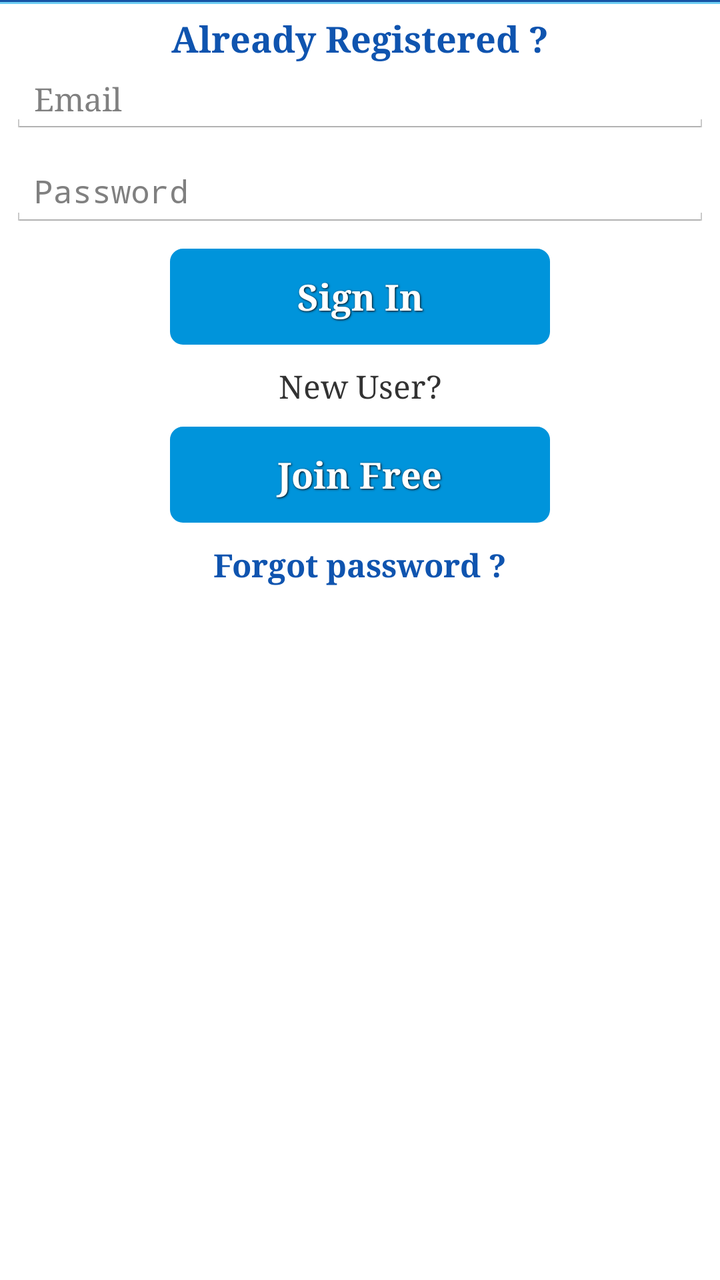
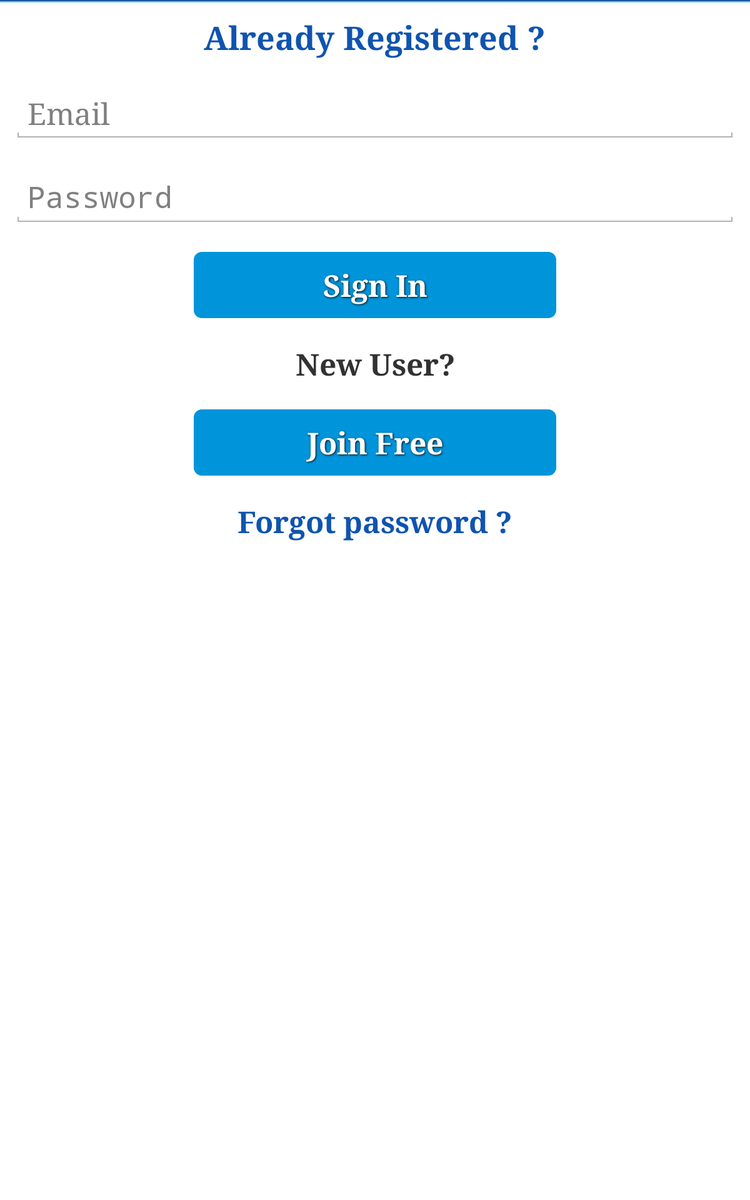

The same Android screen from two of the app's own layout files: first res/layout/ as a phone draws it, then the repository's variant for another configuration, drawn on a device whose configuration selects that folder. Both files follow.
<!-- AndroidManifest.xml: application theme MyTheme -->
<!-- res/layout/activity_login.xml -->
<RelativeLayout
    android:layout_height="match_parent"
    android:layout_width="match_parent"
    android:id="@+id/drawer_layout"
    android:background="@android:color/white"
    xmlns:android="http://schemas.android.com/apk/res/android"
    xmlns:tools="http://schemas.android.com/tools">

    <ScrollView
        android:id="@+id/scrollme"
        android:background="@android:color/white"
        android:layout_width="match_parent"
        android:layout_height="wrap_content">

        <RelativeLayout
            android:background="@android:color/white"
            android:layout_width="match_parent"
            android:layout_height="match_parent">

        <View
            android:id="@+id/view"
            android:layout_width="fill_parent"
            android:layout_height="1dp"
            android:background="#1653A4"/>

        <View
            android:id="@+id/view1"
            android:layout_below="@+id/view"
            android:layout_width="fill_parent"
            android:layout_height="1dp"
            android:background="#6ECEF4"/>

        <LinearLayout
            android:id="@+id/linear1"
            android:layout_below="@+id/view1"
            android:padding="5dp"
            android:layout_width="match_parent"
            android:layout_height="match_parent"
            android:orientation="vertical"
            tools:context="jimtrade.com.jimtrade.LoginActivity">


                <TextView
                    android:id="@+id/already"
                    android:textStyle="bold"
                    android:gravity="center"
                    android:layout_gravity="center"
                    android:text="@string/already_register"
                    android:textSize="18dp"
                    android:layout_width="wrap_content"
                    android:layout_height="wrap_content"
                    android:textColor="#0F54AF" />

            <EditText
                android:id="@+id/edt1"
                android:textSize="16dp"
                android:hint="Email"
                android:inputType="textEmailAddress"
                android:layout_width="match_parent"
                android:layout_height="wrap_content" />


            <EditText
                android:id="@+id/edt2"
                android:inputType="textPassword"
                android:textSize="16dp"
                android:layout_marginTop="10dp"
                android:hint="Password"
                android:layout_width="match_parent"
                android:layout_height="wrap_content" />



            <Button
                android:id="@+id/button1"
                android:text="  Sign In  "
                style="@style/button_text"
                android:layout_marginTop="10dp"
                android:background="@drawable/layout_bg"
                />

            <TextView
                android:layout_marginTop="10dp"
                android:text="New User?"
                android:gravity="center"
                android:textSize="16dp"
                android:layout_width="match_parent"
                android:layout_height="wrap_content" />

            <Button

                android:id="@+id/new_mem"
                android:layout_marginTop="10dp"
                style="@style/button_text"
                android:text="Join Free"
                android:background="@drawable/layout_bg"
                />



            <TextView
                android:id="@+id/forgotpassword"
                android:text="@string/log_forgot_password"
                android:textStyle="bold"
                android:layout_gravity="center"
                android:textSize="16dp"
                android:layout_marginTop="10dp"
                android:layout_width="wrap_content"
                android:layout_height="wrap_content"
                android:textColor="#0F54AF" />

        </LinearLayout>

            <Button
                android:id="@+id/skip"
                style="@style/button_text"
                android:layout_marginTop="5dp"
                android:layout_below="@+id/linear1"
                android:visibility="gone"
                android:text="Skip Login"
                android:background="@drawable/layout_bg"
               />

        </RelativeLayout>

    </ScrollView>

</RelativeLayout>
<!-- resources referenced by this layout -->
<resources>
  <!-- drawable layout_bg (drawable) -->
  <?xml version="1.0" encoding="utf-8" ?>
  <selector xmlns:android="http://schemas.android.com/apk/res/android">
      <item android:state_pressed="true" >
          <shape>
              <solid
                  android:color="#0094DB" />
              <stroke
                  android:width="1dp"
                  android:color="#0094DB" />
              <corners
                  android:radius="6dp" />
              <padding
                  android:left="10dp"
                  android:top="10dp"
                  android:right="10dp"
                  android:bottom="10dp" />
          </shape>
      </item>
      <item>
          <shape>
              <gradient
                  android:startColor="#0094DB"
                  android:endColor="#0094DB"
                  android:angle="270" />
              <stroke
                  android:width="1dp"
                  android:color="#0094DB" />
              <corners
                  android:radius="6dp" />
              <padding
                  android:left="10dp"
                  android:top="10dp"
                  android:right="10dp"
                  android:bottom="10dp" />
          </shape>
      </item>
  </selector>
  <string name="already_register">Already Registered ?</string>
  <string name="log_forgot_password">Forgot password ?</string>
  <!-- from res/values-normal/ -->
  <style name="button_text">
          <item name="android:layout_centerHorizontal">true</item>
          <item name="android:textColor">@android:color/white</item>
          <item name="android:textSize">18dp</item>
          <item name="android:textStyle">bold</item>
          <item name="android:layout_height">wrap_content</item>
          <item name="android:layout_gravity">center_horizontal</item>
          <item name="android:layout_width">190dp</item>
          <item name="android:shadowColor">#000000</item>
          <item name="android:shadowDx">1</item>
          <item name="android:shadowDy">1</item>
          <item name="android:shadowRadius">2</item>
      </style>
  <!-- from res/values-normal/ -->
  <style name="MyTheme" parent="@android:style/Theme.Holo.Light">
          <item name="android:actionBarStyle">@style/MyActionBar</item>
          <item name="android:typeface">serif</item>
          <item name="android:actionButtonStyle">@style/ActionButtonStyle</item>
      </style>
  <!-- from res/values-normal/ -->
  <style name="MyActionBar" parent="@android:style/Widget.Holo.Light.ActionBar">
          <item name="android:background">@android:color/white</item>
          <item name="android:displayOptions">showHome|homeAsUp|showTitle</item>
          <item name="displayOptions">showHome|homeAsUp|showTitle</item>
          <item name="android:icon">@android:color/transparent</item>
          <item name="android:titleTextStyle">@style/MyTheme.ActionBar.TitleTextStyle</item>
  
      </style>
  <!-- from res/values-normal/ -->
  <style name="ActionButtonStyle" parent="@android:style/Widget.Holo.Light.ActionButton">
          <item name="android:minWidth">5dip</item>
          <item name="android:paddingLeft">5dip</item>
          <item name="android:paddingRight">5dip</item>
      </style>
  <!-- from res/values-normal/ -->
  <style name="MyTheme.ActionBar.TitleTextStyle" parent="@android:style/TextAppearance.Holo.Widget.ActionBar.Title">
          <item name="android:textColor">@android:color/transparent</item>
          <item name="android:textSize">0dp</item>
          <item name="android:textStyle">bold</item>
      </style>
</resources>
<!-- res/layout-large/activity_login.xml (the repository's variant of the layout above) -->
<!-- drawn on a 7-inch tablet held upright -->
<RelativeLayout
    android:layout_height="match_parent"
    android:layout_width="match_parent"
    android:id="@+id/drawer_layout"
    android:background="@android:color/white"
    xmlns:android="http://schemas.android.com/apk/res/android"
    xmlns:tools="http://schemas.android.com/tools">

    <ScrollView
        android:id="@+id/scrollme"
        android:background="@android:color/white"
        android:layout_width="match_parent"
        android:layout_height="wrap_content">

        <LinearLayout
            android:orientation="vertical"
            android:background="@android:color/white"
            android:layout_width="match_parent"
            android:layout_height="match_parent">

        <View
            android:id="@+id/view"
            android:layout_width="fill_parent"
            android:layout_height="1dp"
            android:background="#1653A4"/>

        <View
            android:id="@+id/view1"
            android:layout_width="fill_parent"
            android:layout_height="1dp"
            android:background="#6ECEF4"/>

        <LinearLayout
            android:padding="10dp"
            android:layout_width="match_parent"
            android:layout_height="match_parent"
            android:orientation="vertical"
            tools:context="jimtrade.com.jimtrade.LoginActivity">

            <TextView
                    android:id="@+id/already"
                    android:textStyle="bold"
                    android:text="@string/already_register"
                    android:layout_gravity="center"
                    android:gravity="center"
                    android:textSize="26dp"
                    android:layout_width="wrap_content"
                    android:layout_height="wrap_content"
                    android:textColor="#0F54AF"
                     />



            <EditText
                android:id="@+id/edt1"
                android:layout_marginTop="20dp"
                android:hint="Email"
                android:inputType="textEmailAddress"
                android:layout_width="match_parent"
                android:layout_height="wrap_content"
                android:textSize="24dp" />


            <EditText
                android:id="@+id/edt2"
                android:inputType="textPassword"
                android:layout_marginTop="20dp"
                android:hint="Password"
                android:layout_width="match_parent"
                android:layout_height="wrap_content"
                android:textSize="24dp" />



            <Button
                android:id="@+id/button1"
                android:text="  Sign In  "
                android:layout_marginTop="20dp"
                style="@style/button_tablet"
                android:background="@drawable/layout_bg"
                 />

            <TextView
                android:layout_marginTop="20dp"
                android:text="New User?"
                android:gravity="center"
                android:textSize="24dp"
                android:textStyle="bold"
                android:layout_width="match_parent"
                android:layout_height="wrap_content" />

            <Button
                android:id="@+id/new_mem"
                android:layout_marginTop="20dp"
                style="@style/button_tablet"
                android:text="Join Free"
                android:background="@drawable/layout_bg"
                />



            <TextView
                android:id="@+id/forgotpassword"
                android:text="@string/log_forgot_password"
                android:textStyle="bold"
                android:layout_gravity="center"
                android:textSize="24dp"
                android:layout_marginTop="20dp"
                android:layout_width="wrap_content"
                android:layout_height="wrap_content"
                android:textColor="#0F54AF" />

        </LinearLayout>

            <Button
                android:id="@+id/skip"
                style="@style/button_tablet"
                android:text="Skip Login"
                android:layout_marginTop="15dp"
                android:background="@drawable/layout_bg"
                android:visibility="gone"
                 />

        </LinearLayout>


    </ScrollView>



</RelativeLayout>
<!-- resources referenced by the variant -->
<!-- as a 7-inch tablet held upright resolves them -->
<resources>
  <!-- drawable layout_bg (drawable) -->
  <?xml version="1.0" encoding="utf-8" ?>
  <selector xmlns:android="http://schemas.android.com/apk/res/android">
      <item android:state_pressed="true" >
          <shape>
              <solid
                  android:color="#0094DB" />
              <stroke
                  android:width="1dp"
                  android:color="#0094DB" />
              <corners
                  android:radius="6dp" />
              <padding
                  android:left="10dp"
                  android:top="10dp"
                  android:right="10dp"
                  android:bottom="10dp" />
          </shape>
      </item>
      <item>
          <shape>
              <gradient
                  android:startColor="#0094DB"
                  android:endColor="#0094DB"
                  android:angle="270" />
              <stroke
                  android:width="1dp"
                  android:color="#0094DB" />
              <corners
                  android:radius="6dp" />
              <padding
                  android:left="10dp"
                  android:top="10dp"
                  android:right="10dp"
                  android:bottom="10dp" />
          </shape>
      </item>
  </selector>
  <string name="already_register">Already Registered ?</string>
  <string name="log_forgot_password">Forgot password ?</string>
  <!-- from res/values-large/ -->
  <style name="button_tablet">
          <item name="android:layout_centerHorizontal">true</item>
          <item name="android:textColor">@android:color/white</item>
          <item name="android:textSize">24dp</item>
          <item name="android:textStyle">bold</item>
          <item name="android:layout_gravity">center_horizontal</item>
          <item name="android:layout_height">wrap_content</item>
          <item name="android:layout_width">290dp</item>
          <item name="android:shadowColor">#000000</item>
          <item name="android:shadowDx">1</item>
          <item name="android:shadowDy">1</item>
          <item name="android:shadowRadius">2</item>
      </style>
  <!-- from res/values-large/ -->
  <style name="MyTheme" parent="@android:style/Theme.Holo.Light">
          <item name="android:actionBarStyle">@style/MyActionBar</item>
          <item name="android:typeface">serif</item>
  
  
      </style>
  <!-- from res/values-large/ -->
  <style name="MyActionBar" parent="@android:style/Widget.Holo.Light.ActionBar">
          <item name="android:background">@android:color/white</item>
          <item name="android:displayOptions">showHome|homeAsUp|showTitle</item>
          <item name="displayOptions">showHome|homeAsUp|showTitle</item>
          <item name="android:icon">@android:color/transparent</item>
          <item name="android:titleTextStyle">@style/MyTheme.ActionBar.TitleTextStyle</item>
  
      </style>
  <!-- from res/values-large/ -->
  <style name="MyTheme.ActionBar.TitleTextStyle" parent="@android:style/TextAppearance.Holo.Widget.ActionBar.Title">
          <item name="android:textColor">@android:color/transparent</item>
          <item name="android:textSize">0dp</item>
          <item name="android:textStyle">bold</item>
      </style>
</resources>
